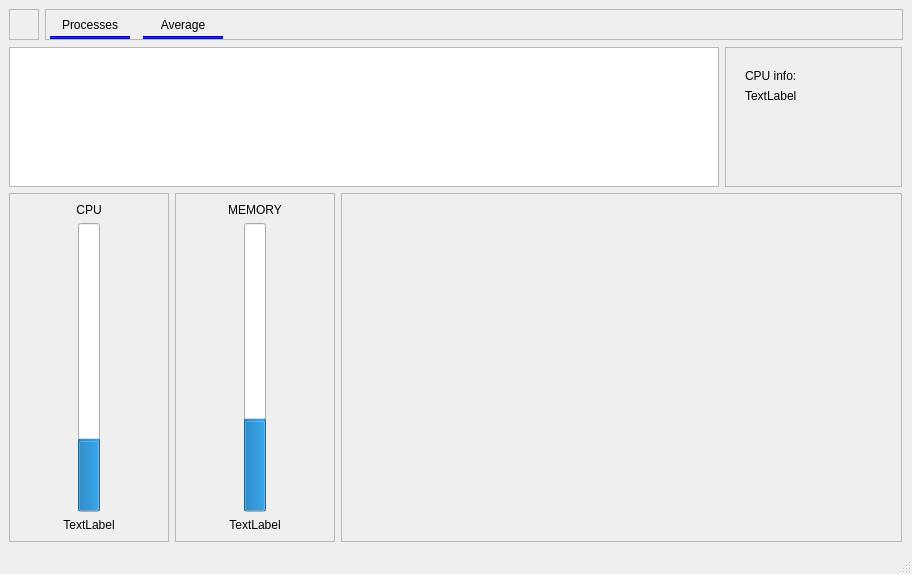
<?xml version="1.0" encoding="UTF-8"?>
<ui version="4.0">
 <class>MainWindow</class>
 <widget class="QMainWindow" name="MainWindow">
  <property name="geometry">
   <rect>
    <x>0</x>
    <y>0</y>
    <width>912</width>
    <height>574</height>
   </rect>
  </property>
  <property name="windowTitle">
   <string>MainWindow</string>
  </property>
  <widget class="QWidget" name="centralwidget">
   <layout class="QVBoxLayout" name="verticalLayout">
    <item>
     <layout class="QHBoxLayout" name="horizontalLayout" stretch="0,4">
      <property name="sizeConstraint">
       <enum>QLayout::SetDefaultConstraint</enum>
      </property>
      <property name="leftMargin">
       <number>0</number>
      </property>
      <item>
       <widget class="QFrame" name="frame">
        <property name="sizePolicy">
         <sizepolicy hsizetype="Preferred" vsizetype="Preferred">
          <horstretch>0</horstretch>
          <verstretch>0</verstretch>
         </sizepolicy>
        </property>
        <property name="minimumSize">
         <size>
          <width>30</width>
          <height>30</height>
         </size>
        </property>
        <property name="baseSize">
         <size>
          <width>30</width>
          <height>0</height>
         </size>
        </property>
        <property name="frameShape">
         <enum>QFrame::StyledPanel</enum>
        </property>
        <property name="frameShadow">
         <enum>QFrame::Raised</enum>
        </property>
       </widget>
      </item>
      <item>
       <widget class="QFrame" name="frame_7">
        <property name="frameShape">
         <enum>QFrame::StyledPanel</enum>
        </property>
        <property name="frameShadow">
         <enum>QFrame::Raised</enum>
        </property>
        <layout class="QHBoxLayout" name="horizontalLayout_5" stretch="0,0,0">
         <property name="leftMargin">
          <number>0</number>
         </property>
         <property name="topMargin">
          <number>4</number>
         </property>
         <property name="rightMargin">
          <number>0</number>
         </property>
         <property name="bottomMargin">
          <number>0</number>
         </property>
         <item>
          <layout class="QVBoxLayout" name="verticalLayout_3">
           <property name="spacing">
            <number>0</number>
           </property>
           <property name="leftMargin">
            <number>4</number>
           </property>
           <property name="topMargin">
            <number>0</number>
           </property>
           <property name="rightMargin">
            <number>3</number>
           </property>
           <item>
            <widget class="QPushButton" name="pushButton">
             <property name="text">
              <string>Processes</string>
             </property>
             <property name="flat">
              <bool>true</bool>
             </property>
            </widget>
           </item>
           <item>
            <widget class="Line" name="line">
             <property name="styleSheet">
              <string notr="true">#line {
    background-color: rgb(0, 0, 255);
}</string>
             </property>
             <property name="lineWidth">
              <number>1</number>
             </property>
             <property name="orientation">
              <enum>Qt::Horizontal</enum>
             </property>
            </widget>
           </item>
          </layout>
         </item>
         <item>
          <layout class="QVBoxLayout" name="verticalLayout_4">
           <property name="spacing">
            <number>0</number>
           </property>
           <property name="leftMargin">
            <number>4</number>
           </property>
           <property name="rightMargin">
            <number>3</number>
           </property>
           <item>
            <widget class="QPushButton" name="pushButton_2">
             <property name="text">
              <string>Average</string>
             </property>
             <property name="flat">
              <bool>true</bool>
             </property>
            </widget>
           </item>
           <item>
            <widget class="Line" name="line_2">
             <property name="styleSheet">
              <string notr="true">#line_2 {
    background-color: rgb(0, 0, 255);
}</string>
             </property>
             <property name="orientation">
              <enum>Qt::Horizontal</enum>
             </property>
            </widget>
           </item>
          </layout>
         </item>
         <item>
          <spacer name="horizontalSpacer">
           <property name="orientation">
            <enum>Qt::Horizontal</enum>
           </property>
           <property name="sizeHint" stdset="0">
            <size>
             <width>40</width>
             <height>20</height>
            </size>
           </property>
          </spacer>
         </item>
        </layout>
       </widget>
      </item>
     </layout>
    </item>
    <item>
     <widget class="QStackedWidget" name="stackedWidget">
      <property name="currentIndex">
       <number>0</number>
      </property>
      <widget class="QWidget" name="page_3">
       <layout class="QVBoxLayout" name="verticalLayout_2" stretch="2,5">
        <property name="leftMargin">
         <number>0</number>
        </property>
        <property name="topMargin">
         <number>1</number>
        </property>
        <property name="rightMargin">
         <number>1</number>
        </property>
        <property name="bottomMargin">
         <number>1</number>
        </property>
        <item>
         <layout class="QHBoxLayout" name="horizontalLayout_4" stretch="8,2">
          <item>
           <widget class="QTextEdit" name="textEdit_2"/>
          </item>
          <item>
           <widget class="QFrame" name="frame_3">
            <property name="frameShape">
             <enum>QFrame::StyledPanel</enum>
            </property>
            <property name="frameShadow">
             <enum>QFrame::Raised</enum>
            </property>
            <widget class="QLabel" name="label_6">
             <property name="geometry">
              <rect>
               <x>20</x>
               <y>40</y>
               <width>67</width>
               <height>17</height>
              </rect>
             </property>
             <property name="text">
              <string>TextLabel</string>
             </property>
            </widget>
            <widget class="QLabel" name="label_3">
             <property name="geometry">
              <rect>
               <x>20</x>
               <y>20</y>
               <width>67</width>
               <height>17</height>
              </rect>
             </property>
             <property name="text">
              <string>CPU info:</string>
             </property>
            </widget>
           </widget>
          </item>
         </layout>
        </item>
        <item>
         <layout class="QHBoxLayout" name="horizontalLayout_3" stretch="2,2,7">
          <item>
           <widget class="QFrame" name="frame_5">
            <property name="frameShape">
             <enum>QFrame::StyledPanel</enum>
            </property>
            <property name="frameShadow">
             <enum>QFrame::Raised</enum>
            </property>
            <layout class="QVBoxLayout" name="verticalLayout_6">
             <item>
              <widget class="QLabel" name="label_4">
               <property name="text">
                <string>CPU</string>
               </property>
               <property name="alignment">
                <set>Qt::AlignCenter</set>
               </property>
              </widget>
             </item>
             <item>
              <layout class="QHBoxLayout" name="horizontalLayout_6">
               <item>
                <widget class="QProgressBar" name="progressBar_4">
                 <property name="value">
                  <number>24</number>
                 </property>
                 <property name="textVisible">
                  <bool>false</bool>
                 </property>
                 <property name="orientation">
                  <enum>Qt::Vertical</enum>
                 </property>
                </widget>
               </item>
              </layout>
             </item>
             <item>
              <widget class="QLabel" name="label">
               <property name="text">
                <string>TextLabel</string>
               </property>
               <property name="alignment">
                <set>Qt::AlignCenter</set>
               </property>
              </widget>
             </item>
            </layout>
           </widget>
          </item>
          <item>
           <widget class="QFrame" name="frame_6">
            <property name="frameShape">
             <enum>QFrame::StyledPanel</enum>
            </property>
            <property name="frameShadow">
             <enum>QFrame::Raised</enum>
            </property>
            <layout class="QVBoxLayout" name="verticalLayout_7">
             <item>
              <widget class="QLabel" name="label_5">
               <property name="text">
                <string>MEMORY</string>
               </property>
               <property name="alignment">
                <set>Qt::AlignCenter</set>
               </property>
              </widget>
             </item>
             <item>
              <layout class="QHBoxLayout" name="horizontalLayout_7">
               <item>
                <widget class="QProgressBar" name="progressBar_5">
                 <property name="layoutDirection">
                  <enum>Qt::LeftToRight</enum>
                 </property>
                 <property name="value">
                  <number>31</number>
                 </property>
                 <property name="alignment">
                  <set>Qt::AlignLeading|Qt::AlignLeft|Qt::AlignTop</set>
                 </property>
                 <property name="textVisible">
                  <bool>false</bool>
                 </property>
                 <property name="orientation">
                  <enum>Qt::Vertical</enum>
                 </property>
                 <property name="invertedAppearance">
                  <bool>false</bool>
                 </property>
                 <property name="textDirection">
                  <enum>QProgressBar::BottomToTop</enum>
                 </property>
                 <property name="format">
                  <string>%p%</string>
                 </property>
                </widget>
               </item>
              </layout>
             </item>
             <item>
              <widget class="QLabel" name="label_2">
               <property name="text">
                <string>TextLabel</string>
               </property>
               <property name="alignment">
                <set>Qt::AlignCenter</set>
               </property>
              </widget>
             </item>
            </layout>
           </widget>
          </item>
          <item>
           <widget class="QFrame" name="frame_4">
            <property name="frameShape">
             <enum>QFrame::StyledPanel</enum>
            </property>
            <property name="frameShadow">
             <enum>QFrame::Raised</enum>
            </property>
            <layout class="QVBoxLayout" name="verticalLayout_5">
             <item>
              <spacer name="verticalSpacer">
               <property name="orientation">
                <enum>Qt::Vertical</enum>
               </property>
               <property name="sizeHint" stdset="0">
                <size>
                 <width>20</width>
                 <height>40</height>
                </size>
               </property>
              </spacer>
             </item>
            </layout>
           </widget>
          </item>
         </layout>
        </item>
       </layout>
      </widget>
      <widget class="QWidget" name="page_2">
       <property name="autoFillBackground">
        <bool>false</bool>
       </property>
       <layout class="QHBoxLayout" name="horizontalLayout_2" stretch="7,2">
        <property name="spacing">
         <number>8</number>
        </property>
        <property name="leftMargin">
         <number>0</number>
        </property>
        <property name="topMargin">
         <number>1</number>
        </property>
        <property name="rightMargin">
         <number>1</number>
        </property>
        <property name="bottomMargin">
         <number>1</number>
        </property>
        <item>
         <widget class="QListWidget" name="listWidget"/>
        </item>
        <item>
         <widget class="QFrame" name="frame_2">
          <property name="styleSheet">
           <string notr="true">#line{
	color:blue;
}</string>
          </property>
          <property name="frameShape">
           <enum>QFrame::StyledPanel</enum>
          </property>
          <property name="frameShadow">
           <enum>QFrame::Raised</enum>
          </property>
          <layout class="QGridLayout" name="gridLayout">
           <property name="leftMargin">
            <number>0</number>
           </property>
           <property name="topMargin">
            <number>0</number>
           </property>
           <property name="rightMargin">
            <number>0</number>
           </property>
           <property name="bottomMargin">
            <number>0</number>
           </property>
           <item row="0" column="0">
            <widget class="QTextEdit" name="textEdit"/>
           </item>
          </layout>
         </widget>
        </item>
       </layout>
      </widget>
     </widget>
    </item>
   </layout>
  </widget>
  <widget class="QMenuBar" name="menubar">
   <property name="geometry">
    <rect>
     <x>0</x>
     <y>0</y>
     <width>912</width>
     <height>22</height>
    </rect>
   </property>
  </widget>
  <widget class="QStatusBar" name="statusbar"/>
 </widget>
 <resources/>
 <connections/>
</ui>
